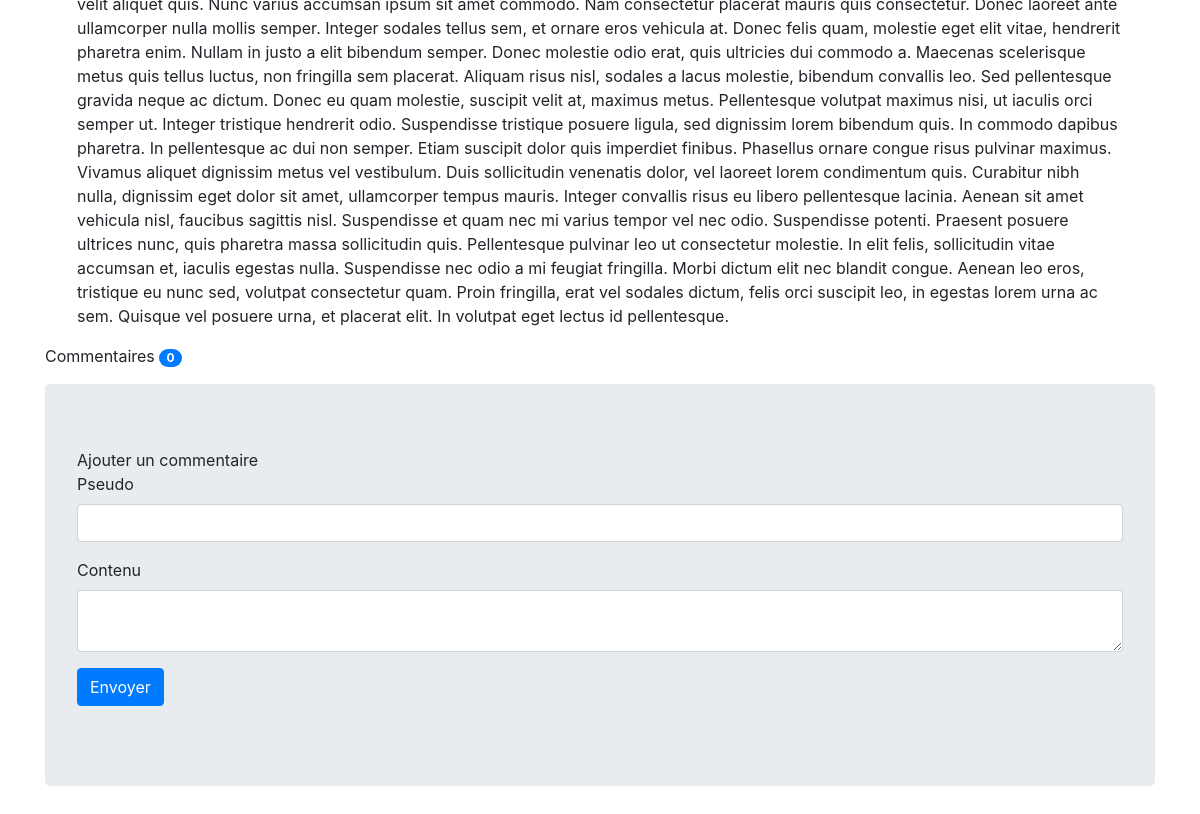
The app's page /single.php?id=2 (lower part), older data.
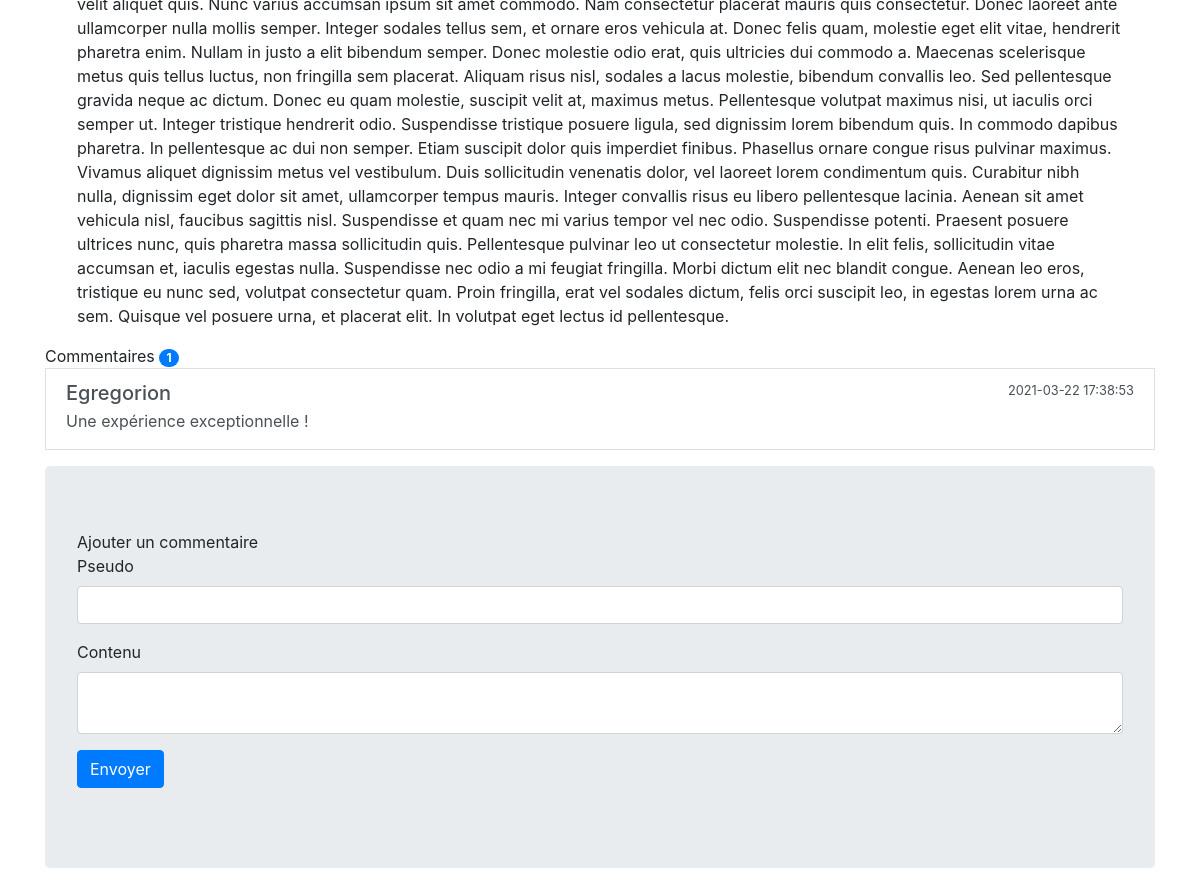
The same page, newer data.
### tables this page shows
CREATE TABLE `commentaires` (
  `id` int(11) NOT NULL,
  `pseudo` varchar(255) NOT NULL,
  `content` text NOT NULL,
  `date` datetime NOT NULL DEFAULT current_timestamp(),
  `article_id` int(11) NOT NULL
);

### single.php (called while the page is built, shortened)
<?php
require 'model/functions.php';
if(isset($_GET['id'])&& !empty($_GET['id'])){
    $id = $_GET['id'];
}
$comments = getArticleComments($id);
require 'views/singleView.php';

### model/functions.php (called while the page is built, shortened)
<?php
function db_connect(){
    try
    {
        $db = new PDO('mysql:host=localhost;dbname=blog', $user, $pass);
        return $db;
    }
    catch(PDOException $e)
    {
        print "Error!: " . $e->getMessage() . "<br/>";
        die();
    }
}
function getArticleComments($id) {
    $con = db_connect();
    $query = 'SELECT * FROM commentaires
    WHERE commentaires.article_id = :id';
    $stmt = $con->prepare($query);
    $stmt->bindValue(':id', $id);
    $stmt->execute();
    $comments = $stmt->fetchAll(PDO::FETCH_ASSOC);
    return $comments;
}

### views/singleView.php (the view, shortened to what this page needs)
<?php include 'partials/header.php';?>
    <div class="container">
        <div class="up">
            <div>
            </div>
        </div>
        <div id="comments_list" class="list-group mt-3">
            <div >
                <span class="titre_commentaires">Commentaires</span>
                <span id="badge" class="badge badge-primary badge-pill"><?php echo count($comments) ?></span>
            </div>
            <div id="comments">
                <?php
                foreach($comments as $comment){?>
                <div class="list-group-item list-group-item-action">
                    <div class="d-flex w-100 justify-content-between">
                        <h5 class="mb-1"><?php echo $comment['pseudo'] ?></h5>
                        <small><?php echo $comment['date'] ?></small>
                    </div>
                    <p class="mb-1"><?php echo $comment['content'] ?></p>
                </div>
                <?php } ?>
            </div>
        </div>
        <div class="jumbotron mt-3">
            <span class="titre_commentaires">Ajouter un commentaire</span>
            <form>
                <div class="form-group">
                    <label for="pseudo">Pseudo</label>
                    <input type="text" class="form-control" id="pseudo" name="pseudo">
                </div>
                <div class="form-group">
                    <label for="comment">Contenu</label>
                    <textarea class="form-control" id="comment" name="comment"></textarea>
                </div>
                <button id="commentSubmit" class="btn btn-primary" type="submit">Envoyer</button>
            </form>
        </div>
    </div>
<?php include 'partials/footer.php'; ?>

### views/partials/header.php (shortened to what this page needs)
<html lang="fr">
<head>
    <link rel="stylesheet" href="https://cdn.jsdelivr.net/npm/bootstrap@4.6.0/dist/css/bootstrap.min.css">
    <link rel="stylesheet" href="style.css">
</head>
<body>

### views/partials/footer.php (shortened to what this page needs)
</body>
</html>

### style.css (style rules this page uses)
.up { padding: 0 2em ; position:relative; margin-top: -25%; background-color:rgba(255,255,255,0.8); }

Row changes from the older to the newer data that the page shows:
added commentaires: pseudo "Egregorion", date "2021-03-22 17:38:53", content "Une expérience exceptionnelle !"
Text that changed along with them:
count($comments): "0" → "1"
